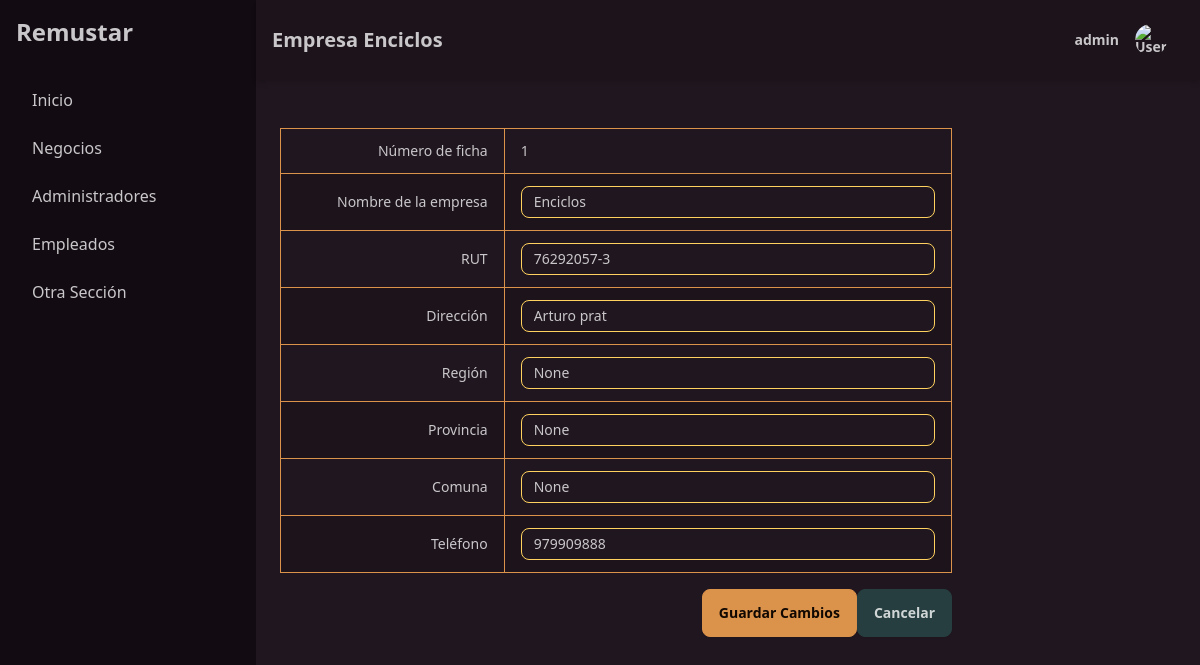
The page /business/1/ (signed in) on the database its author committed.
### gestion_remustar/models.py (models this page shows, shortened)
class CustomUser(AbstractUser):
    id_business = models.ForeignKey('Business', on_delete=models.SET_NULL, null=True, blank=True, db_column='business_id')
    bio = models.TextField(max_length=500, blank=True)
    phone_number = models.CharField(max_length=20, blank=True)
    address = models.CharField(max_length=100, blank=True)
    comune = models.CharField(max_length=100, blank=True)
    corporative_email = models.EmailField(blank=True)
    birth_date = models.DateField(null=True, blank=True)
    nacionality = models.CharField(max_length=100, blank=True)
    marital_status = models.CharField(max_length=100, blank=True)
    gender = models.IntegerField(choices=((0, 'Masculino'), (1, 'Femenino'), (2, 'Otro')), default=0)

class Business(models.Model):
    name = models.CharField(max_length=100)
    rut = models.CharField(max_length=12, unique=True)
    description = models.TextField(max_length=500, null=True, blank=True)
    address = models.CharField(max_length=100)
    region = models.CharField(max_length=100, null=True, blank=True)
    province = models.CharField(max_length=100, null=True, blank=True)
    commune = models.CharField(max_length=100, null=True, blank=True)
    phone_number = models.CharField(max_length=20)
    email = models.EmailField()
    website = models.URLField(blank=True, null=True)
    created_at = models.DateTimeField(auto_now_add=True)
    updated_at = models.DateTimeField(auto_now=True)

### gestion_remustar/views/business_views.py (the view)
# urls.py: path('business/<int:business_id>/', business_views.business_card, name='business_card'),
@superuser_required
def business_card(request, business_id):
    business = get_object_or_404(Business, pk=business_id)
    return render(request, 'gestion_remustar/business/business_card.html', {
        'business': business,
        'title': f'Empresa {business.name}'
        })

### gestion_remustar/context_processors.py (called while the page is built)
def is_admin_or_superadmin(request):
    if request.user.is_authenticated:
        is_admin = request.user.groups.filter(name='Administrador').exists() or request.user.is_superuser
    else:
        is_admin = False
    return {'is_admin_or_superadmin': is_admin}

def have_businesses(request):
    return {'have_businesses': Business.objects.exists()}

### gestion_remustar/views/business_views.py (called while the page is built)
def superuser_required(view_func):
    return user_passes_test(lambda u: u.is_superuser, login_url='home')(view_func)

### gestion_remustar/templates/gestion_remustar/business/business_card.html (shortened to what this page needs)
{% extends 'admin.html' %}
{% block main_content %}
  <div class="container mx-auto px-0 py-6">
    <form method="POST" action="{% url 'business_update' business.id %}">
      <table class="table table-zebra border border-primary w-3/4">
        <tr>
          <td class="w-1/3 border border-primary text-right">Número de ficha</td>
          <td class="border border-primary text-left">{{ business.id }}</td>
        </tr>
        <tr>
          <td class="w-1/3 border border-primary text-right">Nombre de la empresa</td>
          <td class="border border-primary text-left">
            <input type="text" name="name" value="{{ business.name }}" class="input input-sm w-full input-warning input-bordered" />
          </td>
        </tr>
        <tr>
          <td class="w-1/3 border border-primary text-right">RUT</td>
          <td class="border border-primary text-left">
            <input type="text" name="rut" value="{{ business.rut }}" class="input input-sm w-full input-warning input-bordered" />
          </td>
        </tr>
        <tr>
          <td class="w-1/3 border border-primary text-right">Dirección</td>
          <td class="border border-primary text-left">
            <input type="text" name="address" value="{{ business.address }}" class="input input-sm w-full input-warning input-bordered" />
          </td>
        </tr>
        <tr>
          <td class="w-1/3 border border-primary text-right">Región</td>
          <td class="border border-primary text-left">
            <input type="text" name="region" value="{{ business.region }}" class="input input-sm w-full input-warning input-bordered" />
          </td>
        </tr>
        <tr>
          <td class="w-1/3 border border-primary text-right">Provincia</td>
          <td class="border border-primary text-left">
            <input type="text" name="city" value="{{ business.province }}" class="input input-sm w-full input-warning input-bordered" />
          </td>
        </tr>
        <tr>
          <td class="w-1/3 border border-primary text-right">Comuna</td>
          <td class="border border-primary text-left">
            <input type="text" name="commune" value="{{ business.commune }}" class="input input-sm w-full input-warning input-bordered" />
          </td>
        </tr>
        <tr>
          <td class="w-1/3 border border-primary text-right">Teléfono</td>
          <td class="border border-primary text-left">
            <input type="text" name="phone_number" value="{{ business.phone_number }}" class="input input-sm w-full input-warning input-bordered" />
          </td>
        </tr>
      </table>
      <div class="flex justify-end mt-4 w-3/4">
        <button type="submit" class="btn btn-primary">Guardar Cambios</button>
        <a href="{% url 'business_list' %}" class="btn btn-secondary">Cancelar</a>
      </div>
    </form>
  </div>
{% endblock %}

### gestion_remustar/templates/admin.html (shortened to what this page needs)
{% load static %}
<!DOCTYPE html>
<html lang="es">
<head>
    <link href="{% static 'css/output.css' %}" rel="stylesheet">
</head>
<body class="bg-base-100 text-neutral-content">
    <div class="flex min-h-screen">
        <aside class="w-64 bg-neutral text-neutral-content hidden md:flex flex-col p-4">
            <div class="text-2xl font-bold mb-8">Remustar {% if not have_businesses %} shit {% endif %}</div>
            <nav class="flex-1 space-y-2">
                <a href="#" class="flex items-center p-2 rounded hover:bg-neutral-focus">
                    <span class="ml-2">Inicio</span>
                </a>
                {% if user.is_superuser %}
                <a href="{% url 'business_list' %}" class="flex items-center p-2 rounded hover:bg-neutral-focus {% if request.path == '/business/' %}bg-neutral-focus font-extrabold text-white{% endif %}">
                    <span class="ml-2">Negocios</span>
                </a>
                {% endif %}
                {% if user.is_superuser and have_businesses %}
                <a href="{% url 'admin_list' %}" class="flex items-center p-2 rounded hover:bg-neutral-focus {% if request.path == '/admin/' %}bg-neutral-focus font-extrabold text-white{% endif %}">
                    <span class="ml-2">Administradores</span>
                </a>
                {% endif %}
                {% if is_admin_or_superadmin and have_businesses %}
                <a href="{% url 'users_list' %}" class="flex items-center p-2 rounded hover:bg-neutral-focus {% if request.path == '/users/' %}bg-neutral-focus font-extrabold text-white{% endif %}">
                    <span class="ml-2">Empleados</span>
                </a>
                {% endif %}
                <a href="#" class="flex items-center p-2 rounded hover:bg-neutral-focus">
                    <span class="ml-2">Otra Sección</span>
                </a>
            </nav>
        </aside>
        <div class="flex-1 flex flex-col">
            <header class="flex justify-between items-center bg-base-200 p-4 shadow-md">
                <div class="text-xl font-semibold">{{ title }}</div>
                <div class="relative">
                    <div class="dropdown dropdown-end">
                        <label tabindex="0" class="btn btn-ghost normal-case">
                            <span class="mr-2">{{ request.user.username }}</span>
                            <div class="avatar">
                                <div class="w-8 rounded-full">
                                    <img src="{% static 'images/avatar_placeholder.png' %}" alt="User Avatar">
                                </div>
                            </div>
                        </label>
                    </div>
                </div>
            </header>
            <main class="flex-1 p-6">
                {% block main_content %}{% endblock %}
            </main>
        </div>
    </div>
</body>

### rows shown on the page
CustomUser: user.username "admin"
Business: id "1", name "Enciclos", rut "76292057-3", address "Arturo prat", region "None", city "None", commune "None", phone_number "979909888"

### other values the page prints
{{ title }} "Empresa Enciclos"
